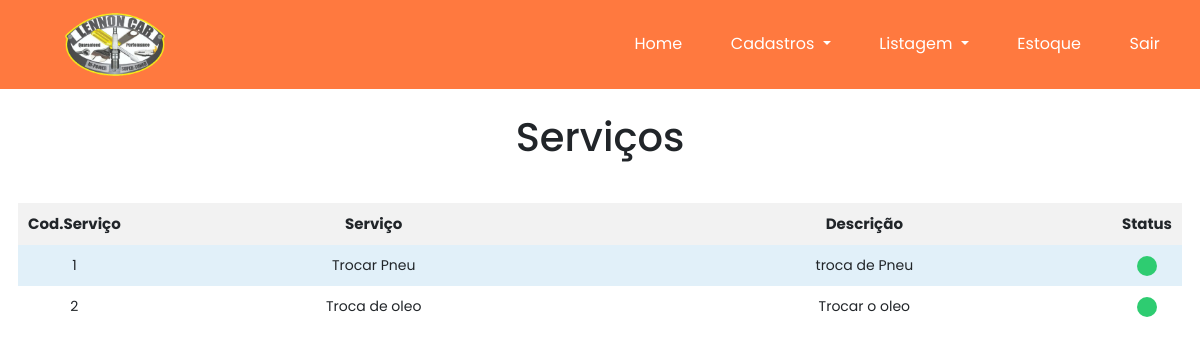
Screenshot of /pages/listService.php (signed in) with the database file from the repository.
### tables this page shows
CREATE TABLE `servicos` (
  `id` int NOT NULL AUTO_INCREMENT,
  `nome_servico` varchar(255) NOT NULL,
  `descricao` varchar(255)  NOT NULL,
  `status` int NOT NULL DEFAULT '1',
  PRIMARY KEY (`id`)
);

### services/ServicoService.php (called while the page is built, shortened)
<?php
class ServicoService extends ServiceController
{
     private $db;
     public function __construct()
     {
          $dbHost = $_ENV['DB_HOST'];
          $dbName = $_ENV['DB_NAME'];
          $dbUser = $_ENV['DB_USER'];
          $dbPassword = $_ENV['DB_PASSWORD'];
          $this->db = new Database($dbHost, $dbName, $dbUser, $dbPassword);
          $this->db->connect();
     }
     public function index($SQL)
     {
          $sql = "SELECT * FROM servicos $SQL";
          $result = $this->db->getConnection()->query($sql);
          $parts = $result->fetchAll(PDO::FETCH_ASSOC);
          return $parts;
     }
}

### config/connection.php (called while the page is built, shortened)
<?php
class Database
{
     private $host;
     private $dbname;
     private $username;
     private $password;
     private $conn;
     public function __construct($host, $dbname, $username, $password)
     {
          $this->host = $host;
          $this->dbname = $dbname;
          $this->username = $username;
          $this->password = $password;
     }
     public function connect()
     {
          try {
               $dsn = "mysql:host={$this->host};dbname={$this->dbname}";
               $options = array(
                    PDO::ATTR_ERRMODE => PDO::ERRMODE_EXCEPTION,
                    PDO::ATTR_DEFAULT_FETCH_MODE => PDO::FETCH_ASSOC,
                    PDO::MYSQL_ATTR_INIT_COMMAND => "SET NAMES utf8"
               );
               $this->conn = new PDO($dsn, $this->username, $this->password, $options);
               return true;
          } catch (PDOException $e) {
               echo "Connection failed: " . $e->getMessage();
               return false;
          }
     }
     public function getConnection()
     {
          return $this->conn;
     }
}

### actions/listAllClasses.php (called while the page is built, shortened)
<?php
require_once '../services/ServicoService.php';
try
{
     $Servico       = new ServicoService();
     $listServico   = $Servico->index($SQLservice);
}
catch (\Throwable $th)
{
     echo $th->getMessage();
}

### pages/listService.php (the view, shortened to what this page needs)
<?php
require_once '../actions/listAllClasses.php';
require_once '../components/nav.php';
?>
<section class="container__section">
     <div class="d-flex justify-content-center mt-4 mb-3">
          <h1>Serviços</h1>
     </div>
     <div class="container__table">
          <table id="list">
               <thead>
                    <tr id="table_tr_header">
                         <th class="table_td_header">Cod.Serviço</th>
                         <th class="table_td_header">Serviço</th>
                         <th class="table_td_header">Descrição</th>
                         <th class="table_td_header">Status</th>
                    </tr>
               </thead>
               <tbody>
                    <?php foreach ($listServico as $servico) :
                         $button = $servico['status'] == '1'
                         ? '<div  title="Clique Para Desativar" onclick="desativeActive(\'2\', '.$servico['id'].', \'servicos\')"  style="cursor:pointer;margin:0 auto;width:20px;height:20px;background:#2ecc71;border-radius:50%"></div>'
                         : '<div  title="Clique Para Ativar"    onclick="desativeActive(\'1\', '.$servico['id'].', \'servicos\')"   style="cursor:pointer;margin:0 auto;width:20px;height:20px;background:#EA2027;border-radius:50%"></div>';
                    ?>
                         <tr id="table_linha">
                              <td class="table_td" style="width: 5%;"><?= $servico['id'] ?></td>
                              <td class="table_td"><?= $servico['nome_servico'] ?></td>
                              <td class="table_td"><?= $servico['descricao'] ?></td>
                              <td class="table_td" style="width: 5%;"><?= $button ?></td>
                         </tr>
                    <?php endforeach ?>
               </tbody>
          </table>
     </div>
</section>

### assets/style/nav.css (style rules this page uses)
:root { --global-primary-color:#ff793f; }

### assets/style/home.css (style rules this page uses)
* { box-sizing: border-box; font-family: 'Poppins', sans-serif; }
table { border-collapse: collapse; width: 100%; text-align: center; }
th { background-color: #f2f2f2; padding: 10px; }
td { padding: 10px; }
.container__section { flex-direction: column; justify-content: center }
.container__table { padding: 1.5% }
.table_td_header { font-size: 15px !important; }
.table_td { font-size: 14px; }
#table_linha:nth-child(odd) { background-color: #e1f0f9; font-size: 10px; }

### rows the page displays
servicos: id "1", nome_servico "Trocar Pneu", descricao "troca de Pneu"
servicos: id "2", nome_servico "Troca de oleo", descricao "Trocar o oleo"
